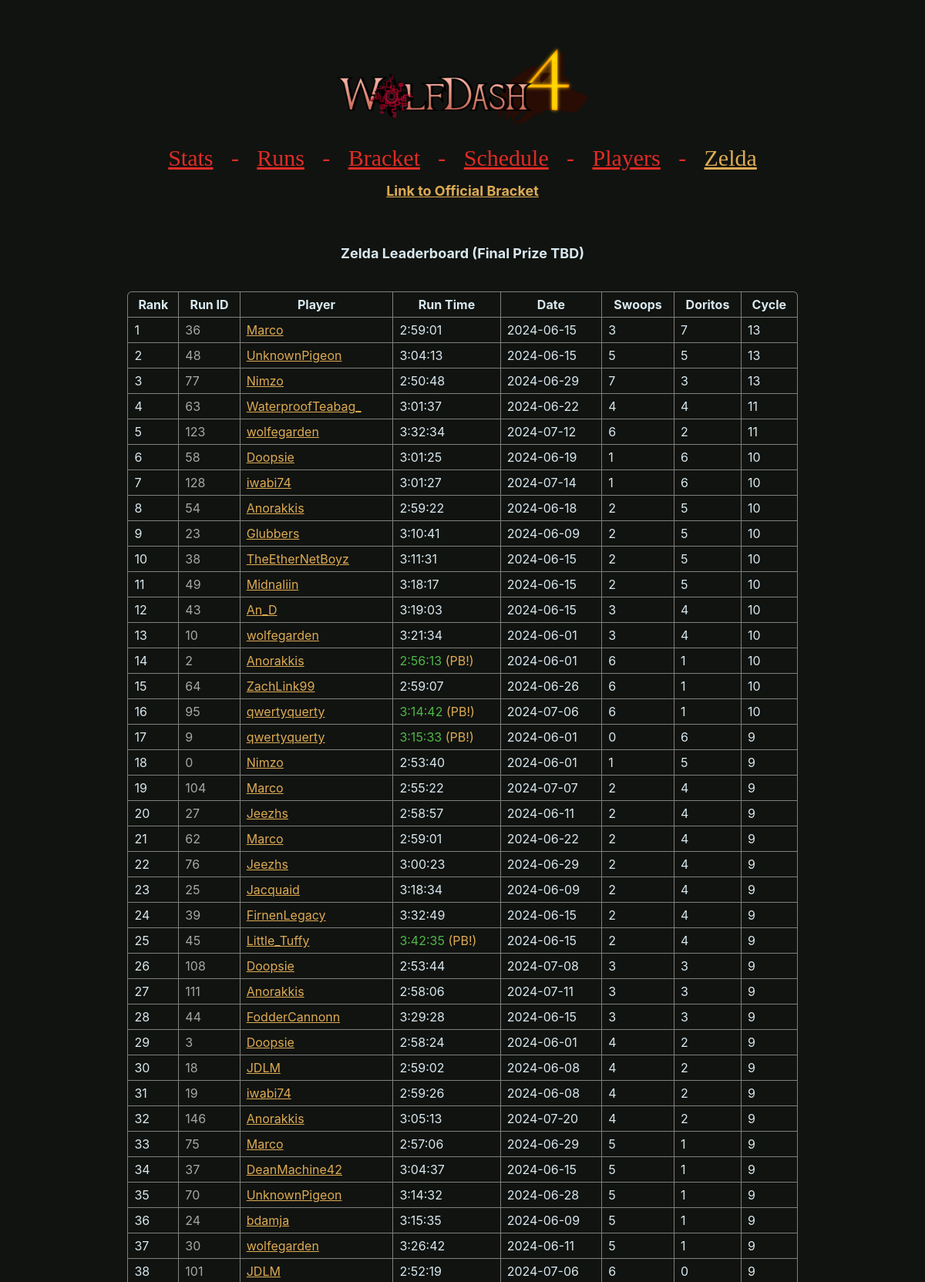
Page /zelda (upper part) on the committed database.
### wd4.py (models this page shows, shortened)
class BaseModel(Model):
    class Meta:
        database = db

class Runs(BaseModel):
    player = CharField(32)
    time = FloatField()
    id = IntegerField()
    date = DateField()
    flags = IntegerField()
    phase = IntegerField()
    event = IntegerField()
    zelda_swoops = IntegerField()
    zelda_triangles = IntegerField()
    def format_time(self):
        return format_time(self.time) if not self.dnf() else "DNF"
    def dnf(self):
        return self.flags & RUN_FLAG_DNF
    def pb(self):
        return self.flags & RUN_FLAG_PB
    def zelda(self):
        return self.zelda_triangles + self.zelda_swoops + 3 if (self.zelda_triangles is not None and self.zelda_swoops is not None) else None

### wd4.py (the view)
@app.route("/zelda")
def page_zelda():
    runs = Runs.select().where(Runs.zelda_triangles != None).order_by((Runs.zelda_triangles+Runs.zelda_swoops).desc(), Runs.zelda_triangles.desc(), Runs.time.asc())
    return render_template("zelda.html", **globals(), runs=runs)

### wd4.py (called while the page is built)
def format_time(time):
    return str(timedelta(seconds=time))

### templates/zelda.html
{% extends "layout.html" %}
{% block content %}
    <br><br>
    <h2 style="text-align:center;">Zelda Leaderboard (Final Prize TBD)</h2>
    <table>
        <tr>
            <th>Rank</th>
            <th>Run ID</th>
            <th>Player</th>
            <th>Run Time</th>
            <th>Date</th>
            <th>Swoops</th>
            <th>Doritos</th>
            <th>Cycle</th>
        </tr>
        {% for run in runs %}
        <tr>
            <td>
                {{ loop.index }}
            </td>
            <td style="color: var(--hint-color);">
                {{ run.id }}
            </td>
            <td>
                {{ link_name(run.player) }}
            </td>
            <td {% if run.pb() %}style="color: var(--win-color)"{% endif %}>
                {{ run.format_time() }} {% if run.pb() %}<span style="color: var(--border-color);">(PB!)</span>{% endif %}
            </td>
            <td>
                {{ run.date | string }}
            </td>
            <td>
                {{ run.zelda_swoops }}
            </td>
            <td>
                {{ run.zelda_triangles }}
            </td>
            <td>
                {{ run.zelda() }}
            </td>
        </tr>
        {% endfor %}
    </table>
{% endblock %}

### templates/layout.html (shortened to what this page needs)
{% macro link_name(name, eliminated=0) -%}<a {% if eliminated %}style="color: #cc4444;"{% endif %} href="https://speedrun.com/User/{{ name }}">{{ name }}</a>{% endmacro %}
<html lang="en">
    <head>
        <link rel="stylesheet" href="static/css/brackets-viewer.min.css" />
        <link rel="stylesheet" href="static/css/dark.css" />
    </head>
    <body>
        <image src="static/wolfdash.png" class="logo"></image>
        <nav>
            <a href="/stats" class="{% if url_for(request.endpoint) == '/stats' %}active{% endif %}">Stats</a>
            <a>-</a>
            <a href="/runs" class="{% if url_for(request.endpoint) == '/runs' %}active{% endif %}">Runs</a>
            <a>-</a>
            <a href="/" class="{% if url_for(request.endpoint) == '/' %}active{% endif %}">Bracket</a>
            <a>-</a>
            <a href="/schedule" class="{% if url_for(request.endpoint) == '/schedule' %}active{% endif %}">Schedule</a>
            <a>-</a>
            <a href="/players" class="{% if url_for(request.endpoint) == '/players' %}active{% endif %}">Players</a>
            <a>-</a>
            <a href="/zelda" class="{% if url_for(request.endpoint) == '/zelda' %}active{% endif %}">Zelda</a>
        </nav>
        <h2 style="text-align:center;"><a href="https://challonge.com/Wolfdash4">Link to Official Bracket</a></h2>
        {% block content %}
        {% endblock %}
    </body>
</html>

### static/css/dark.css (style rules this page uses)
.brackets-viewer, * { --primary-background: #111310; --secondary-background: #303030; --match-background: var(--primary-background); --font-color: #d8e8ef; --win-color: #50b649; --loss-color: #de2c26; --label-color: grey; --hint-color: #a7a7a7; --connector-color: #DDDDDD; --border-color: #DDAB54; --border-hover-color: #b6b5b5; --text-size: 12px; --round-margin: 40px; --match-width: 200px; --match-horizontal-padding: 8px; --match-vertical-padding: 6px; --connector-border-width: 2px; --match-border-width: 1px; --match-border-radius: 0.3em; }
body { font-size: var(--text-size); color: var(--font-color); font-family: -apple-system,BlinkMacSystemFont,"Segoe UI",Roboto,"Helvetica Neue",Arial,"Noto Sans",sans-serif,"Apple Color Emoji","Segoe UI Emoji","Segoe UI Symbol","Noto Color Emoji"; }
table { width: 80%; margin: 40px auto; border-radius: var(--match-border-radius); border-collapse: collapse; border-style: hidden; box-shadow: 0 0 0 1px var(--label-color); }
th, td { border: 1px solid var(--label-color); padding: var(--match-vertical-padding) var(--match-horizontal-padding); }
nav { text-align: center; display: block; }
a { color: var(--border-color); }
nav a { display: inline; margin: 10px; color: var(--loss-color) !important; font-family: hyliaserif !important; font-size: 2.5em !important; font-weight: normal; }
.active { color: #DDAB54 !important; }
html { background-color: #111310; }
body { padding: 50px; }
.logo { display: block; margin: 0 auto; width: 30%; min-width: 300px; }

### rows in the picture
Runs: id "36", player "Marco", format_time "2:59:01", date "2024-06-15", zelda_swoops "3", zelda_triangles "7", zelda "13"
Runs: id "48", player "UnknownPigeon", format_time "3:04:13", date "2024-06-15", zelda_swoops "5", zelda_triangles "5", zelda "13"
Runs: id "77", player "Nimzo", format_time "2:50:48", date "2024-06-29", zelda_swoops "7", zelda_triangles "3", zelda "13"
Runs: id "63", player "WaterproofTeabag_", format_time "3:01:37", date "2024-06-22", zelda_swoops "4", zelda_triangles "4", zelda "11"
Runs: id "123", player "wolfegarden", format_time "3:32:34", date "2024-07-12", zelda_swoops "6", zelda_triangles "2", zelda "11"
Runs: id "58", player "Doopsie", format_time "3:01:25", date "2024-06-19", zelda_swoops "1", zelda_triangles "6", zelda "10"
Runs: id "128", player "iwabi74", format_time "3:01:27", date "2024-07-14", zelda_swoops "1", zelda_triangles "6", zelda "10"
Runs: id "54", player "Anorakkis", format_time "2:59:22", date "2024-06-18", zelda_swoops "2", zelda_triangles "5", zelda "10"
Runs: id "23", player "Glubbers", format_time "3:10:41", date "2024-06-09", zelda_swoops "2", zelda_triangles "5", zelda "10"
Runs: id "38", player "TheEtherNetBoyz", format_time "3:11:31", date "2024-06-15", zelda_swoops "2", zelda_triangles "5", zelda "10"
Runs: id "49", player "Midnaliin", format_time "3:18:17", date "2024-06-15", zelda_swoops "2", zelda_triangles "5", zelda "10"
Runs: id "43", player "An_D", format_time "3:19:03", date "2024-06-15", zelda_swoops "3", zelda_triangles "4", zelda "10"
Runs: id "10", player "wolfegarden", format_time "3:21:34", date "2024-06-01", zelda_swoops "3", zelda_triangles "4", zelda "10"
Runs: id "2", player "Anorakkis", format_time "2:56:13", shows "(PB!)", date "2024-06-01", zelda_swoops "6", zelda_triangles "1", zelda "10"
Runs: id "64", player "ZachLink99", format_time "2:59:07", date "2024-06-26", zelda_swoops "6", zelda_triangles "1", zelda "10"
Runs: id "95", player "qwertyquerty", format_time "3:14:42", shows "(PB!)", date "2024-07-06", zelda_swoops "6", zelda_triangles "1", zelda "10"
Runs: id "9", player "qwertyquerty", format_time "3:15:33", shows "(PB!)", date "2024-06-01", zelda_swoops "0", zelda_triangles "6", zelda "9"
Runs: id "0", player "Nimzo", format_time "2:53:40", date "2024-06-01", zelda_swoops "1", zelda_triangles "5", zelda "9"
Runs: id "104", player "Marco", format_time "2:55:22", date "2024-07-07", zelda_swoops "2", zelda_triangles "4", zelda "9"
Runs: id "27", player "Jeezhs", format_time "2:58:57", date "2024-06-11", zelda_swoops "2", zelda_triangles "4", zelda "9"
Runs: id "62", player "Marco", format_time "2:59:01", date "2024-06-22", zelda_swoops "2", zelda_triangles "4", zelda "9"
Runs: id "76", player "Jeezhs", format_time "3:00:23", date "2024-06-29", zelda_swoops "2", zelda_triangles "4", zelda "9"
Runs: id "25", player "Jacquaid", format_time "3:18:34", date "2024-06-09", zelda_swoops "2", zelda_triangles "4", zelda "9"
Runs: id "39", player "FirnenLegacy", format_time "3:32:49", date "2024-06-15", zelda_swoops "2", zelda_triangles "4", zelda "9"
Runs: id "45", player "Little_Tuffy", format_time "3:42:35", shows "(PB!)", date "2024-06-15", zelda_swoops "2", zelda_triangles "4", zelda "9"
Runs: id "108", player "Doopsie", format_time "2:53:44", date "2024-07-08", zelda_swoops "3", zelda_triangles "3", zelda "9"
Runs: id "111", player "Anorakkis", format_time "2:58:06", date "2024-07-11", zelda_swoops "3", zelda_triangles "3", zelda "9"
Runs: id "44", player "FodderCannonn", format_time "3:29:28", date "2024-06-15", zelda_swoops "3", zelda_triangles "3", zelda "9"
Runs: id "3", player "Doopsie", format_time "2:58:24", date "2024-06-01", zelda_swoops "4", zelda_triangles "2", zelda "9"
Runs: id "18", player "JDLM", format_time "2:59:02", date "2024-06-08", zelda_swoops "4", zelda_triangles "2", zelda "9"
Runs: id "19", player "iwabi74", format_time "2:59:26", date "2024-06-08", zelda_swoops "4", zelda_triangles "2", zelda "9"
Runs: id "146", player "Anorakkis", format_time "3:05:13", date "2024-07-20", zelda_swoops "4", zelda_triangles "2", zelda "9"
Runs: id "75", player "Marco", format_time "2:57:06", date "2024-06-29", zelda_swoops "5", zelda_triangles "1", zelda "9"
Runs: id "37", player "DeanMachine42", format_time "3:04:37", date "2024-06-15", zelda_swoops "5", zelda_triangles "1", zelda "9"
Runs: id "70", player "UnknownPigeon", format_time "3:14:32", date "2024-06-28", zelda_swoops "5", zelda_triangles "1", zelda "9"
Runs: id "24", player "bdamja", format_time "3:15:35", date "2024-06-09", zelda_swoops "5", zelda_triangles "1", zelda "9"
Runs: id "30", player "wolfegarden", format_time "3:26:42", date "2024-06-11", zelda_swoops "5", zelda_triangles "1", zelda "9"
Runs: id "101", player "JDLM", format_time "2:52:19", date "2024-07-06", zelda_swoops "6", zelda_triangles "0", zelda "9"
